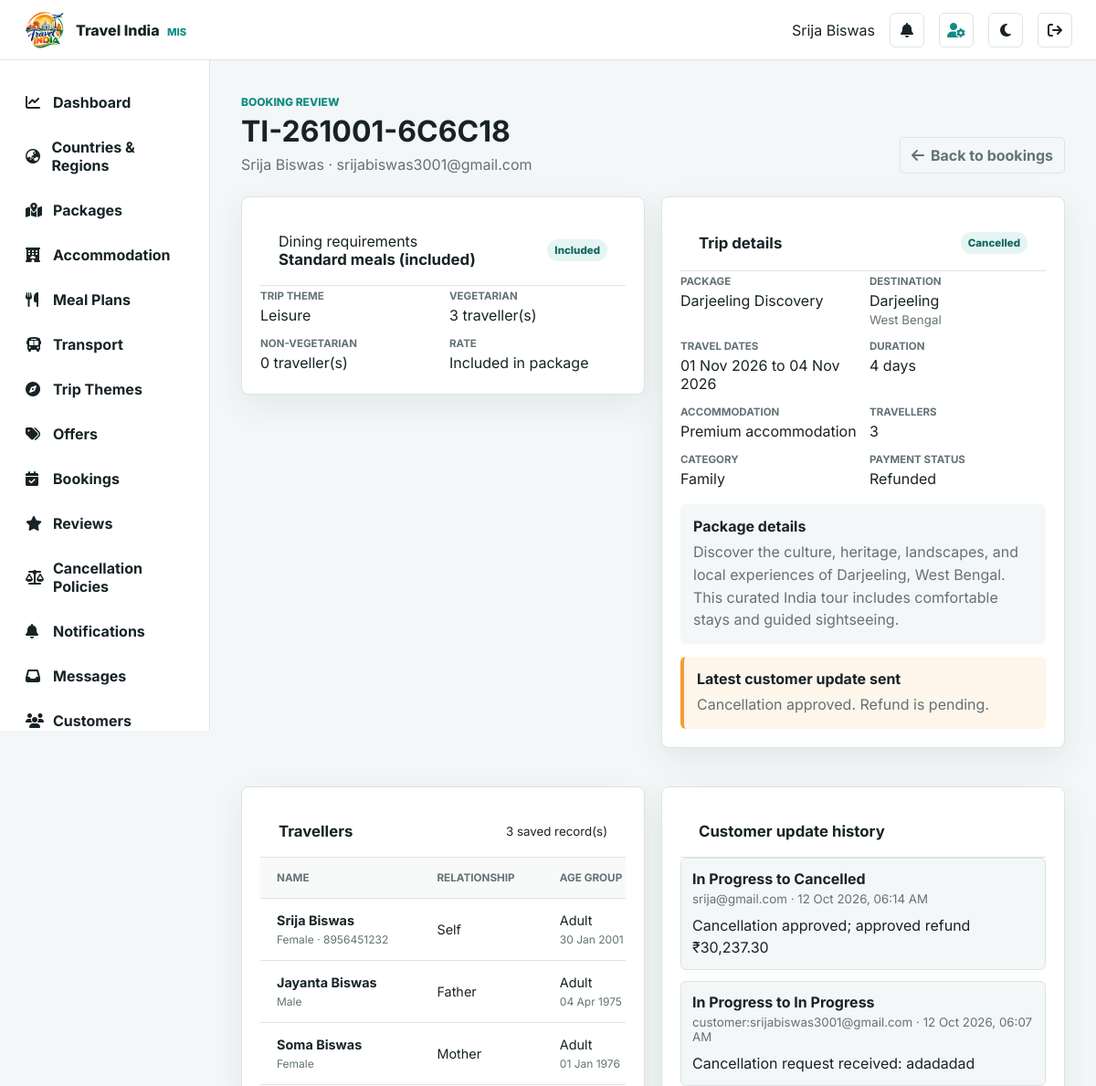
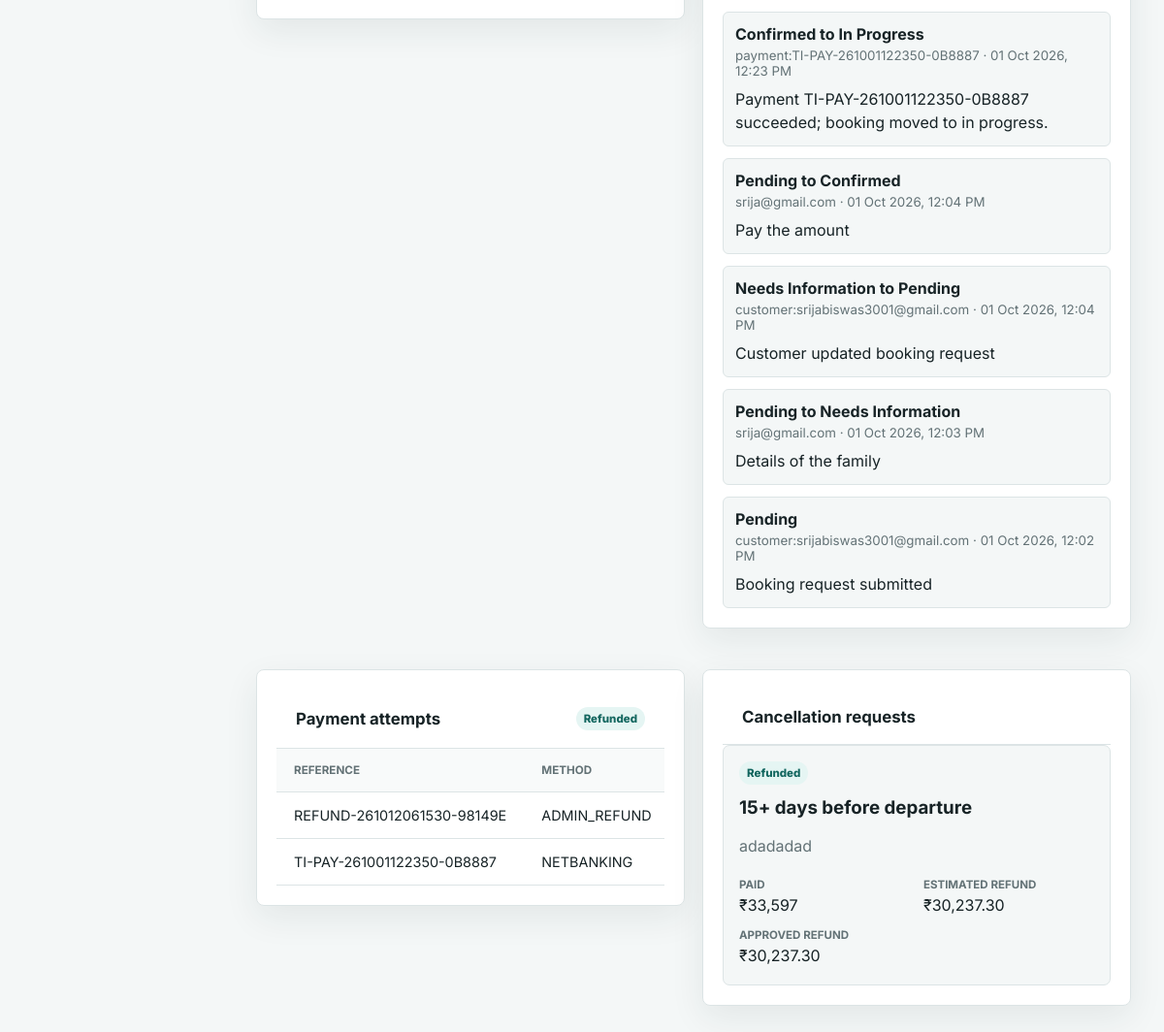
The app's page /admin/booking-details.php?id=2 (signed in) with its own data (2 pictures, top to bottom).
### tables this page shows
CREATE TABLE `bookings` (
  `id` int NOT NULL AUTO_INCREMENT,
  `from_date` date NOT NULL,
  `to_date` date NOT NULL,
  `destination` varchar(255) NOT NULL,
  `hotel` varchar(255) NOT NULL,
  `people` int NOT NULL,
  `customer_name` varchar(500) NOT NULL,
  `created_at` timestamp NOT NULL DEFAULT CURRENT_TIMESTAMP,
  `booking_reference` varchar(24) DEFAULT NULL,
  `user_email` varchar(500) DEFAULT NULL,
  `package_id` int DEFAULT NULL,
  `hotel_id` int DEFAULT NULL,
  `status` varchar(30) NOT NULL DEFAULT 'pending',
  `total_amount` decimal(10,2) NOT NULL DEFAULT '0.00',
  `payment_status` varchar(30) NOT NULL DEFAULT 'unpaid',
  `customer_note` text,
  `trip_category` varchar(30) NOT NULL DEFAULT 'family',
  `admin_note` text,
  `updated_at` timestamp NOT NULL DEFAULT CURRENT_TIMESTAMP ON UPDATE CURRENT_TIMESTAMP,
  `package_unit_price` decimal(10,2) NOT NULL DEFAULT '0.00',
  `base_amount` decimal(10,2) NOT NULL DEFAULT '0.00',
  `offer_id` int DEFAULT NULL,
  `offer_name` varchar(160) DEFAULT NULL,
  `offer_code` varchar(50) DEFAULT NULL,
  `discount_type` varchar(20) DEFAULT NULL,
  `discount_value` decimal(10,2) NOT NULL DEFAULT '0.00',
  `discount_amount` decimal(10,2) NOT NULL DEFAULT '0.00',
  `hotel_surcharge_per_traveller` decimal(10,2) NOT NULL DEFAULT '0.00',
  `hotel_surcharge_total` decimal(10,2) NOT NULL DEFAULT '0.00',
  `meal_plan_id` int DEFAULT NULL,
  `meal_plan_name` varchar(80) NOT NULL DEFAULT 'Standard meals (included)',
  `meal_surcharge_per_traveller` decimal(10,2) NOT NULL DEFAULT '0.00',
  `meal_surcharge_total` decimal(10,2) NOT NULL DEFAULT '0.00',
  `trip_theme` varchar(30) NOT NULL DEFAULT 'leisure',
  `customer_hidden_at` timestamp NULL DEFAULT NULL,
  PRIMARY KEY (`id`),
  UNIQUE KEY `booking_reference_unique` (`booking_reference`)
);

CREATE TABLE `packages` (
  `id` int NOT NULL AUTO_INCREMENT,
  `state_id` int DEFAULT NULL,
  `destination_id` int DEFAULT NULL,
  `transport_category_id` int DEFAULT NULL,
  `name` varchar(150) NOT NULL,
  `slug` varchar(160) NOT NULL,
  `destination` varchar(150) NOT NULL,
  `description` text NOT NULL,
  `visit_places` text,
  `image` varchar(255) NOT NULL,
  `price` decimal(10,2) NOT NULL,
  `currency` char(3) NOT NULL DEFAULT 'INR',
  `duration_days` int NOT NULL DEFAULT '3',
  `hotel_rating` tinyint NOT NULL DEFAULT '3',
  `transport` varchar(255) NOT NULL DEFAULT 'Air-conditioned transport',
  `status` varchar(30) NOT NULL DEFAULT 'published',
  `created_at` timestamp NOT NULL DEFAULT CURRENT_TIMESTAMP,
  `updated_at` timestamp NOT NULL DEFAULT CURRENT_TIMESTAMP ON UPDATE CURRENT_TIMESTAMP,
  PRIMARY KEY (`id`),
  UNIQUE KEY `slug` (`slug`)
);

CREATE TABLE `states` (
  `id` int NOT NULL AUTO_INCREMENT,
  `country_id` int DEFAULT NULL,
  `name` varchar(120) NOT NULL,
  `slug` varchar(130) NOT NULL,
  `type` varchar(30) NOT NULL DEFAULT 'state',
  `image` varchar(255) NOT NULL,
  `status` varchar(30) NOT NULL DEFAULT 'active',
  `created_at` timestamp NOT NULL DEFAULT CURRENT_TIMESTAMP,
  PRIMARY KEY (`id`),
  UNIQUE KEY `name` (`name`),
  UNIQUE KEY `slug` (`slug`)
);

CREATE TABLE `booking_travellers` (
  `id` int NOT NULL AUTO_INCREMENT,
  `booking_id` int NOT NULL,
  `family_member_id` int DEFAULT NULL,
  `name` varchar(150) NOT NULL,
  `relationship` varchar(80) DEFAULT NULL,
  `date_of_birth` date DEFAULT NULL,
  `gender` varchar(30) DEFAULT NULL,
  `phone` varchar(20) DEFAULT NULL,
  `age_category` varchar(20) NOT NULL DEFAULT 'adult',
  `medical_issues` text,
  `traveller_type` varchar(30) NOT NULL DEFAULT 'other',
  `created_at` timestamp NOT NULL DEFAULT CURRENT_TIMESTAMP,
  `is_pwd` tinyint(1) NOT NULL DEFAULT '0',
  `pwd_details` varchar(500) DEFAULT NULL,
  `meal_plan_name` varchar(80) NOT NULL DEFAULT 'Standard meals (included)',
  `food_preference` varchar(30) NOT NULL DEFAULT 'Vegetarian',
  `dietary_notes` varchar(500) DEFAULT NULL,
  `meal_surcharge` decimal(10,2) NOT NULL DEFAULT '0.00',
  PRIMARY KEY (`id`),
  KEY `booking_id` (`booking_id`),
  KEY `family_member_id` (`family_member_id`)
);

CREATE TABLE `booking_status_history` (
  `id` int NOT NULL AUTO_INCREMENT,
  `booking_id` int NOT NULL,
  `old_status` varchar(30) DEFAULT NULL,
  `new_status` varchar(30) NOT NULL,
  `note` text,
  `changed_by` varchar(255) NOT NULL,
  `created_at` timestamp NOT NULL DEFAULT CURRENT_TIMESTAMP,
  PRIMARY KEY (`id`),
  KEY `booking_id` (`booking_id`)
);

CREATE TABLE `payments` (
  `id` int NOT NULL AUTO_INCREMENT,
  `booking_id` int NOT NULL,
  `amount` decimal(10,2) NOT NULL,
  `method` varchar(50) NOT NULL DEFAULT 'manual',
  `transaction_reference` varchar(100) DEFAULT NULL,
  `status` varchar(30) NOT NULL DEFAULT 'pending',
  `created_at` timestamp NOT NULL DEFAULT CURRENT_TIMESTAMP,
  PRIMARY KEY (`id`),
  KEY `booking_id` (`booking_id`)
);

CREATE TABLE `cancellation_requests` (
  `id` bigint NOT NULL AUTO_INCREMENT,
  `booking_id` int NOT NULL,
  `reason` varchar(1000) NOT NULL,
  `paid_amount` decimal(10,2) NOT NULL DEFAULT '0.00',
  `policy_id` int DEFAULT NULL,
  `policy_name` varchar(150) NOT NULL,
  `refund_percentage` decimal(5,2) NOT NULL DEFAULT '0.00',
  `administrative_fee` decimal(10,2) NOT NULL DEFAULT '0.00',
  `estimated_refund` decimal(10,2) NOT NULL DEFAULT '0.00',
  `approved_refund` decimal(10,2) DEFAULT NULL,
  `admin_response` varchar(1000) DEFAULT NULL,
  `status` varchar(30) NOT NULL DEFAULT 'requested',
  `requested_at` timestamp NOT NULL DEFAULT CURRENT_TIMESTAMP,
  `reviewed_at` timestamp NULL DEFAULT NULL,
  `reviewed_by` int DEFAULT NULL,
  PRIMARY KEY (`id`),
  KEY `booking_id` (`booking_id`),
  KEY `status` (`status`)
);

### security.php (called while the page is built, shortened)
<?php
function e(mixed $value): string { return htmlspecialchars((string)$value, ENT_QUOTES, 'UTF-8'); }
function inr(mixed $amount): string
{
    $number = number_format((float)$amount, 2, '.', '');
    [$whole, $decimal] = explode('.', $number);
    $lastThree = substr($whole, -3);
    $rest = substr($whole, 0, -3);
    if ($rest !== '') $lastThree = preg_replace('/\B(?=(\d{2})+(?!\d))/', ',', $rest) . ',' . $lastThree;
    return '₹' . $lastThree . ($decimal === '00' ? '' : '.' . $decimal);
}

### admin/booking-details.php (the view, shortened to what this page needs)
<?php
$db=admin_db();
$id=filter_input(INPUT_GET,'id',FILTER_VALIDATE_INT)?:0;
$statement=$db->prepare('SELECT b.*,p.name package_name,p.description package_description,s.name state_name FROM bookings b LEFT JOIN packages p ON p.id=b.package_id LEFT JOIN states s ON s.id=p.state_id WHERE b.id=?');
$statement->bind_param('i',$id);$statement->execute();$booking=$statement->get_result()->fetch_assoc();
$travellers=[];$statement=$db->prepare('SELECT name,relationship,date_of_birth,gender,phone,age_category,medical_issues,is_pwd,pwd_details,meal_plan_name,food_preference,dietary_notes,meal_surcharge FROM booking_travellers WHERE booking_id=? ORDER BY id');$statement->bind_param('i',$id);$statement->execute();$result=$statement->get_result();while($row=$result->fetch_assoc())$travellers[]=$row;
$history=[];$statement=$db->prepare('SELECT old_status,new_status,note,changed_by,created_at FROM booking_status_history WHERE booking_id=? ORDER BY created_at DESC,id DESC');$statement->bind_param('i',$id);$statement->execute();$result=$statement->get_result();while($row=$result->fetch_assoc())$history[]=$row;
$payments=[];$statement=$db->prepare('SELECT amount,method,transaction_reference,status,created_at FROM payments WHERE booking_id=? ORDER BY id DESC');$statement->bind_param('i',$id);$statement->execute();$result=$statement->get_result();while($row=$result->fetch_assoc())$payments[]=$row;
$cancellations=$db->execute_query('SELECT * FROM cancellation_requests WHERE booking_id=? ORDER BY id DESC',[$id])->fetch_all(MYSQLI_ASSOC);
$mealUpgrade=max(0,(float)($booking['meal_surcharge_total']??0));$duration=max(1,(new DateTimeImmutable($booking['from_date']))->diff(new DateTimeImmutable($booking['to_date']))->days+1);
$foodCounts=['Vegetarian'=>0,'Non-vegetarian'=>0];foreach($travellers as $traveller){if(isset($foodCounts[$traveller['food_preference']]))$foodCounts[$traveller['food_preference']]++;}
include '_header.php';
?>
<div class="page-head"><div><span>Booking review</span><h1><?php echo e($booking['booking_reference']?:'#'.$booking['id']);?></h1><p><?php echo e($booking['customer_name']);?> · <?php echo e($booking['user_email']);?></p></div><a class="reset-btn" href="bookings.php"><i class="fa-solid fa-arrow-left"></i> Back to bookings</a></div>
<div class="booking-detail-grid">
<section class="panel booking-detail-panel"><div class="panel-head"><div><span>Dining requirements</span><h2><?php echo e($booking['meal_plan_name']??'Standard meals (included)');?></h2></div><span class="pill"><?php echo $mealUpgrade>0?inr($mealUpgrade).' upgrade':'Included';?></span></div><div class="booking-detail-facts"><span><b>Trip theme</b><?php echo e(ucwords(str_replace('_',' ',$booking['trip_theme']??'leisure')));?></span><span><b>Vegetarian</b><?php echo (int)$foodCounts['Vegetarian'];?> traveller(s)</span><span><b>Non-vegetarian</b><?php echo (int)$foodCounts['Non-vegetarian'];?> traveller(s)</span><span><b>Rate</b><?php echo $mealUpgrade>0?inr($booking['meal_surcharge_per_traveller']).' per traveller':'Included in package';?></span></div></section>
<section class="panel booking-detail-panel"><div class="panel-head"><h2>Trip details</h2><span class="pill"><?php echo e(ucwords(str_replace('_',' ',$booking['status'])));?></span></div><div class="booking-detail-facts"><span><b>Package</b><?php echo e($booking['package_name']?:$booking['destination']);?></span><span><b>Destination</b><?php echo e($booking['destination']);?><?php if($booking['state_name']):?><small><?php echo e($booking['state_name']);?></small><?php endif;?></span><span><b>Travel dates</b><?php echo e(date('d M Y',strtotime($booking['from_date'])));?> to <?php echo e(date('d M Y',strtotime($booking['to_date'])));?></span><span><b>Duration</b><?php echo $duration;?> days</span><span><b>Accommodation</b><?php echo e($booking['hotel']);?></span><span><b>Travellers</b><?php echo (int)$booking['people'];?></span><span><b>Category</b><?php echo e(ucwords($booking['trip_category']));?></span><span><b>Payment status</b><?php echo e(ucfirst($booking['payment_status']));?></span></div><?php if($booking['package_description']):?><div class="booking-detail-note"><b>Package details</b><p><?php echo nl2br(e($booking['package_description']));?></p></div><?php endif;?><?php if($booking['customer_note']):?><div class="booking-detail-note"><b>Customer request</b><p><?php echo nl2br(e($booking['customer_note']));?></p></div><?php endif;?><?php if($booking['admin_note']):?><div class="booking-customer-update"><b>Latest customer update sent</b><p><?php echo nl2br(e($booking['admin_note']));?></p></div><?php endif;?></section>
<section class="panel booking-detail-panel"><div class="panel-head"><h2>Travellers</h2><small><?php echo count($travellers);?> saved record(s)</small></div><?php if($travellers):?><div class="table-wrap"><table><thead><tr><th>Name</th><th>Relationship</th><th>Age group</th></tr></thead><tbody><?php foreach($travellers as $traveller):?><tr><td><strong><?php echo e($traveller['name']);?></strong><small><?php echo e($traveller['gender']);?><?php echo $traveller['phone']?' · '.e($traveller['phone']):'';?></small></td><td><?php echo e($traveller['relationship']);?></td><td><?php echo e(ucfirst($traveller['age_category']));?><?php if($traveller['date_of_birth']):?><small><?php echo e(date('d M Y',strtotime($traveller['date_of_birth'])));?></small><?php endif;?></td></tr><?php endforeach;?></tbody></table></div><?php else:?><p class="muted">No traveller records are attached to this booking.</p><?php endif;?></section>
<section class="panel booking-detail-panel"><div class="panel-head"><h2>Customer update history</h2></div><?php if($history):?><ol class="booking-history"><?php foreach($history as $change):?><li><div><strong><?php echo $change['old_status']?e(ucwords(str_replace('_',' ',$change['old_status'])).' to '):'';?><?php echo e(ucwords(str_replace('_',' ',$change['new_status'])));?></strong><small><?php echo e($change['changed_by']);?> · <?php echo e(date('d M Y, h:i A',strtotime($change['created_at'])));?></small></div><?php if($change['note']):?><p><?php echo nl2br(e($change['note']));?></p><?php endif;?></li><?php endforeach;?></ol><?php else:?><p class="muted">No status updates recorded yet.</p><?php endif;?></section>
<section class="panel booking-detail-panel"><div class="panel-head"><h2>Payment attempts</h2><span class="pill"><?php echo e(ucfirst($booking['payment_status']));?></span></div><?php if($payments):?><div class="table-wrap"><table><thead><tr><th>Reference</th><th>Method</th><th>Result</th><th>Amount</th><th>Date</th></tr></thead><tbody><?php foreach($payments as $payment):?><tr><td><?php echo e(preg_replace('/^(?:DEMO|PRACTICE)-/','TI-PAY-',$payment['transaction_reference']));?></td><td><?php echo e(strtoupper(preg_replace('/^(demo_|practice_)/','',$payment['method'])));?></td><td><?php echo e(ucfirst($payment['status']));?></td><td><?php echo inr($payment['amount']);?></td><td><?php echo e(date('d M Y, h:i A',strtotime($payment['created_at'])));?></td></tr><?php endforeach;?></tbody></table></div><?php else:?><p class="muted">No payment attempts recorded.</p><?php endif;?></section>
<?php if($cancellations):?><section class="panel booking-detail-panel"><div class="panel-head"><h2>Cancellation requests</h2></div><div class="request-review-list"><?php foreach($cancellations as $request):?><article><span class="pill"><?php echo e(str_replace('_',' ',$request['status']));?></span><h3><?php echo e($request['policy_name']);?></h3><p><?php echo e($request['reason']);?></p><div class="booking-detail-facts"><span><b>Paid</b><?php echo inr($request['paid_amount']);?></span><span><b>Estimated refund</b><?php echo inr($request['estimated_refund']);?></span><?php if($request['approved_refund']!==null):?><span><b>Approved refund</b><?php echo inr($request['approved_refund']);?></span><?php endif;?></div></article><?php endforeach;?></div></section><?php endif;?>
</div>
<?php include '_footer.php';?>

### records on screen
bookings: booking_reference "TI-261001-6C6C18", customer_name "Srija Biswas", user_email "srijabiswas3001@gmail.com", meal_plan_name "Standard meals (included)", trip_theme "Leisure", status "Cancelled", package.name "Darjeeling Discovery", destination "Darjeeling", states.name "West Bengal", from_date "01 Nov 2026", to_date "04 Nov 2026", duration "4", hotel "Premium accommodation", people "3", trip_category "Family", payment_status "Refunded", package.description "Discover the culture, heritage, landscapes, and local experiences of Darjeeling, West Bengal. This curated India tour includes comfortable stays and guided sightseeing.", admin_note "Cancellation approved. Refund is pending."
booking_travellers: name "Srija Biswas", gender "Female", phone "8956451232", relationship "Self", age_category "Adult", date_of_birth "30 Jan 2001"
booking_travellers: name "Jayanta Biswas", gender "Male", relationship "Father", age_category "Adult", date_of_birth "04 Apr 1975"
booking_travellers: name "Soma Biswas", gender "Female", relationship "Mother", age_category "Adult", date_of_birth "01 Jan 1976"
booking_status_history: old_status "In Progress to", new_status "Cancelled", changed_by "srija@gmail.com", created_at "12 Oct 2026, 06:14 AM", note "Cancellation approved; approved refund ₹30,237.30"
booking_status_history: old_status "In Progress to", new_status "In Progress", changed_by "customer:srijabiswas3001@gmail.com", created_at "12 Oct 2026, 06:07 AM", note "Cancellation request received: adadadad"
booking_status_history: old_status "Confirmed to", new_status "In Progress", changed_by "payment:TI-PAY-261001122350-0B8887", created_at "01 Oct 2026, 12:23 PM", note "Payment TI-PAY-261001122350-0B8887 succeeded; booking moved to in progress."
booking_status_history: old_status "Pending to", new_status "Confirmed", changed_by "srija@gmail.com", created_at "01 Oct 2026, 12:04 PM", note "Pay the amount"
booking_status_history: old_status "Needs Information to", new_status "Pending", changed_by "customer:srijabiswas3001@gmail.com", created_at "01 Oct 2026, 12:04 PM", note "Customer updated booking request"
booking_status_history: old_status "Pending to", new_status "Needs Information", changed_by "srija@gmail.com", created_at "01 Oct 2026, 12:03 PM", note "Details of the family"
booking_status_history: new_status "Pending", changed_by "customer:srijabiswas3001@gmail.com", created_at "01 Oct 2026, 12:02 PM", note "Booking request submitted"
payments: transaction_reference "REFUND-261012061530-98149E", method "ADMIN_REFUND"
payments: transaction_reference "TI-PAY-261001122350-0B8887", method "NETBANKING"
cancellation_requests: status "Refunded", policy_name "15+ days before departure", reason "adadadad", paid_amount "₹33,597", estimated_refund "₹30,237.30", approved_refund "₹30,237.30"

### other values on screen
$_SESSION['admin_name'] "Srija Biswas"
$item[1] "Dashboard"
$item[1] "Countries & Regions"
$item[1] "Packages"
$item[1] "Accommodation"
$item[1] "Meal Plans"
$item[1] "Transport"
$item[1] "Trip Themes"
$item[1] "Offers"
$item[1] "Bookings"
$item[1] "Reviews"
$item[1] "Cancellation Policies"
$item[1] "Notifications"
$item[1] "Messages"
$item[1] "Customers"
